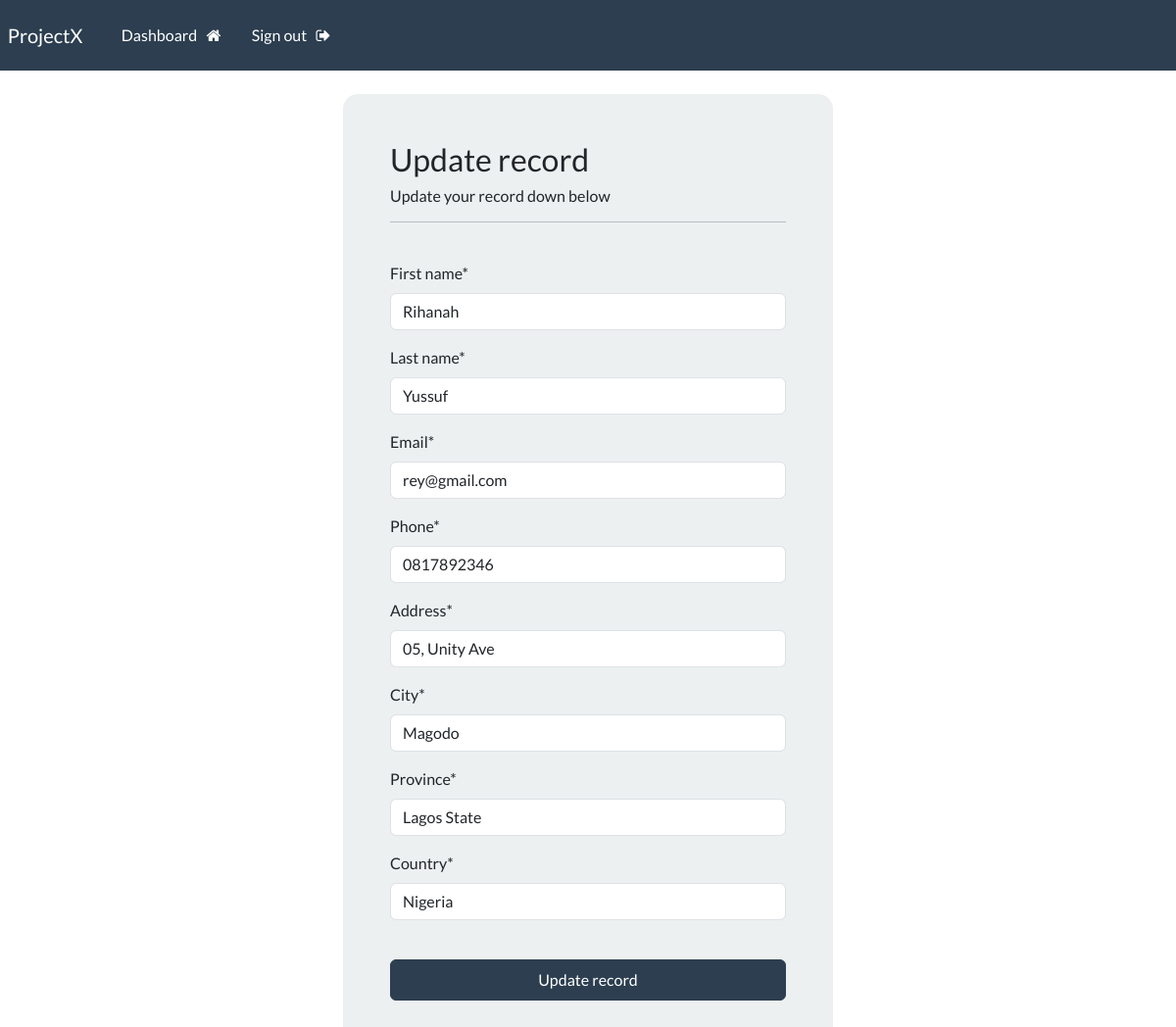
Screenshot of /update_record/2 (signed in) with the database file from the repository.
### board/models.py (models this page shows, shortened)
class Record(models.Model):
    creation_date = models.DateTimeField(auto_now_add=True)
    first_name = models.CharField(max_length=100)
    last_name = models.CharField(max_length=100)
    email = models.CharField(max_length=255)
    phone = models.CharField(max_length=20)
    address = models.CharField(max_length=300)
    city = models.CharField(max_length=100)
    province = models.CharField(max_length=200)
    country = models.CharField(max_length=125)

### board/views.py (the view)
# urls.py: path('update_record/<int:pk>', views.update_record, name='update_record'),
@login_required(login_url='my_login')
def update_record(request, pk):
    record = Record.objects.get(id=pk)
    form = UpdateRecordForm(instance=record)
    if request.method == "POST":
        form = UpdateRecordForm(request.POST, instance=record)
        if form.is_valid():
            form.save()
            messages.success(request, "Your record was updated!")
            return redirect('dashboard')
    context = {'form': form}
    return render(request, 'webapp/update-record.html', context=context)

### board/forms.py
class UpdateRecordForm(forms.ModelForm):
    class Meta:
        model = Record
        fields = ['first_name', 'last_name', 'email', 'phone', 'address', 'city', 'email', 'province', 'country']

### board/templates/webapp/update-record.html (shortened to what this page needs)
{% extends 'webapp/base.html' %}
{% load crispy_forms_tags %}
{% block content %}
    <body>
        <div class="container bg-light shadow-md p-5 form-layout">
            <h3>Update record</h3>
            <h6>Update your record down below</h6>
            <hr>
            <br>
            <form method="POST" autocomplete="off" >
                {{form|crispy}}
                <br>
                <button type="submit" class="btn btn-primary w-100 btn-block p-2"> Update record</button>
            </form>
        </div>
    </body>
{% endblock %}

### static/css/style.css (style rules this page uses)
.form-layout { border-radius: 15px; width: 500px; }

### rows the page displays
Record: first_name "Rihanah", last_name "Yussuf", email "rey@gmail.com", phone "0817892346", address "05, Unity Ave", city "Magodo", province "Lagos State", country "Nigeria"
